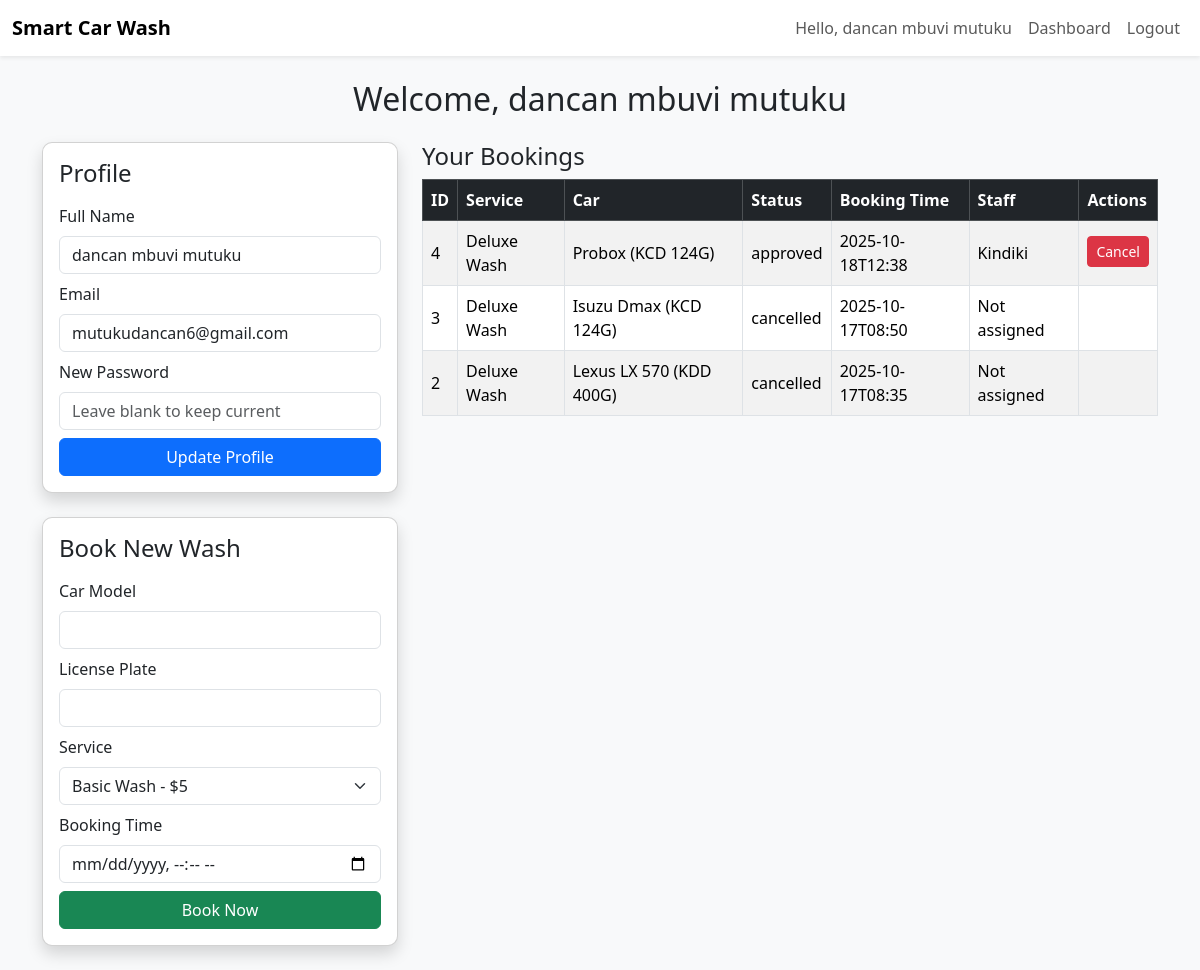
Before: /customer/dashboard.php (signed in) with the older database file.
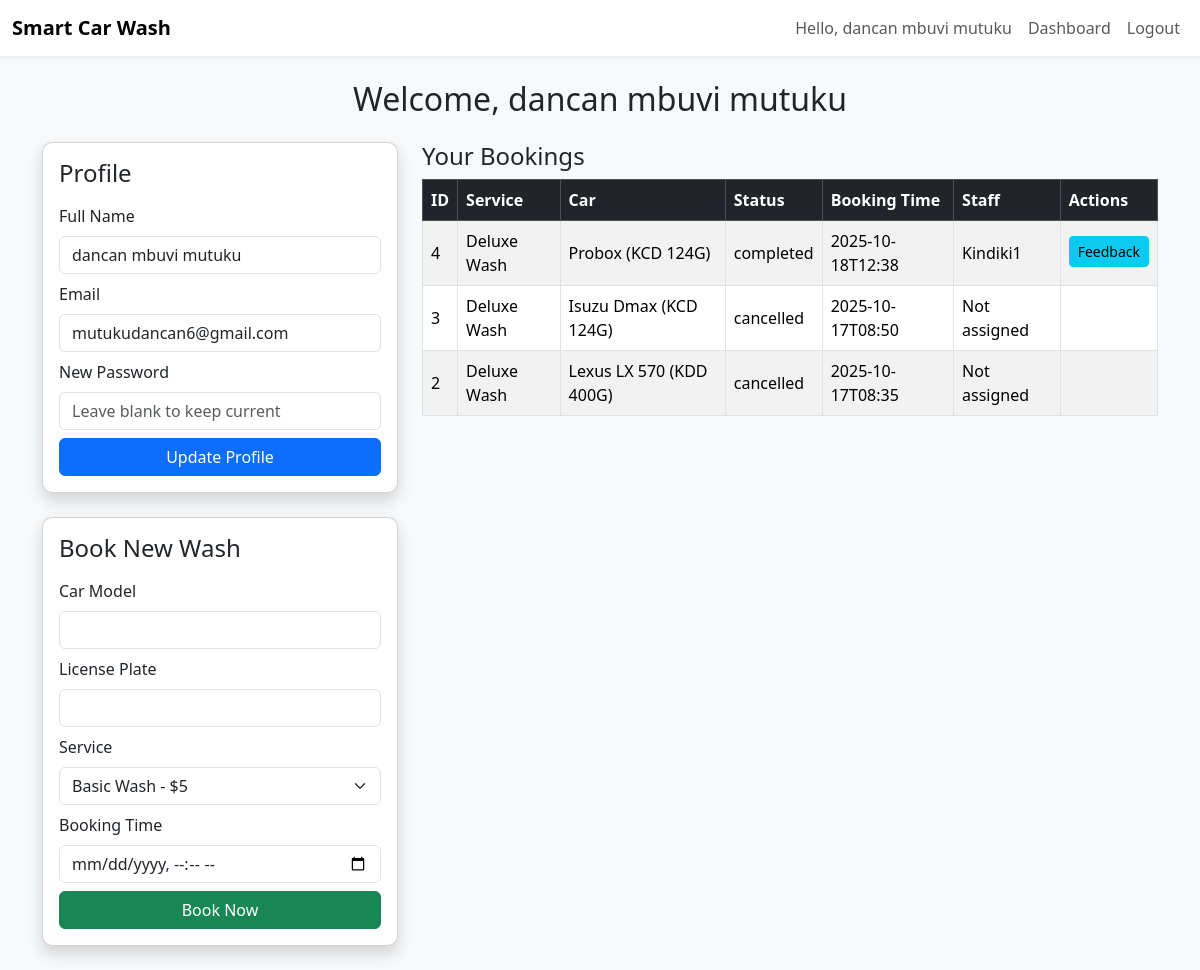
After: the same page with the newer database file.
### tables this page shows
CREATE TABLE bookings (
    id INTEGER PRIMARY KEY AUTOINCREMENT,
    user_id INTEGER,
    car_model TEXT,
    license_plate TEXT,
    service_id INTEGER,
    booking_time DATETIME,
    status TEXT DEFAULT 'pending',
    payment_status TEXT DEFAULT 'pending',
    created_at DATETIME DEFAULT CURRENT_TIMESTAMP
, staff_id INTEGER);

CREATE TABLE users (
    id INTEGER PRIMARY KEY AUTOINCREMENT,
    name TEXT NOT NULL,
    email TEXT UNIQUE NOT NULL,
    password TEXT NOT NULL,
    role TEXT DEFAULT 'customer',
    created_at DATETIME DEFAULT CURRENT_TIMESTAMP
);

CREATE TABLE services (
    id INTEGER PRIMARY KEY AUTOINCREMENT,
    service_name TEXT,
    description TEXT,
    price REAL,
    duration INTEGER,
    created_at DATETIME DEFAULT CURRENT_TIMESTAMP
, category TEXT DEFAULT 'General');

### includes/topbar.php (called while the page is built, shortened)
<?php
$user = $_SESSION['user'] ?? null;
?>

### customer/dashboard.php (the view, shortened to what the changed rows need)
<?php
require_once __DIR__.'/../includes/db.php';
$user = $_SESSION['user'];
$user_id = $user['id'];
$stmt = $db->prepare("
    SELECT b.*, s.service_name, st.name AS staff_name
    FROM bookings b
    LEFT JOIN services s ON b.service_id = s.id
    LEFT JOIN users st ON b.staff_id = st.id
    WHERE b.user_id=:uid
    ORDER BY b.created_at DESC
");
$stmt->execute([':uid'=>$user_id]);
$bookings = $stmt->fetchAll(PDO::FETCH_ASSOC);
?>
<!DOCTYPE html>
<html lang="en">
<head>
<link href="https://cdn.jsdelivr.net/npm/bootstrap@5.3.2/dist/css/bootstrap.min.css" rel="stylesheet">
<link rel="stylesheet" href="../assets/css/style.css">
</head>
<body>
<?php include('../includes/topbar.php'); ?>
<div class="container py-4">
    <h2 class="text-center mb-4">Welcome, <?= htmlspecialchars($user['name']) ?></h2>
    <div class="row g-4">
        <div class="col-lg-8">
            <div class="table-responsive">
                <table class="table table-striped table-bordered align-middle">
                    <thead class="table-dark">
                        <tr>
                            <th>ID</th>
                            <th>Service</th>
                            <th>Car</th>
                            <th>Status</th>
                            <th>Booking Time</th>
                            <th>Staff</th>
                            <th>Actions</th>
                        </tr>
                    </thead>
                    <tbody>
                        <?php if($bookings): foreach($bookings as $b): ?>
                        <tr>
                            <td><?= $b['id'] ?></td>
                            <td><?= htmlspecialchars($b['service_name']) ?></td>
                            <td><?= htmlspecialchars($b['car_model']) ?> (<?= htmlspecialchars($b['license_plate']) ?>)</td>
                            <td><?= htmlspecialchars($b['status']) ?></td>
                            <td><?= $b['booking_time'] ?></td>
                            <td><?= htmlspecialchars($b['staff_name'] ?? 'Not assigned') ?></td>
                            <td>
                                <?php if($b['status']=='pending' || $b['status']=='approved'): ?>
                                    <a href="?cancel=<?= $b['id'] ?>" class="btn btn-sm btn-danger mb-1" onclick="return confirm('Cancel this booking?')">Cancel</a>
                                <?php endif; ?>
                                <?php if($b['status']=='completed'): ?>
                                    <button class="btn btn-sm btn-info mb-1" data-bs-toggle="modal" data-bs-target="#feedbackModal<?= $b['id'] ?>">Feedback</button>
                                <?php endif; ?>
                            </td>
                        </tr>
                        <?php endforeach; else: ?>
                        <tr><td colspan="7" class="text-center">No bookings yet.</td></tr>
                        <?php endif; ?>
                    </tbody>
                </table>
            </div>
        </div>
    </div>
</div>
</body>
</html>

Changed rows visible on the page:
changed bookings "Probox": status "approved" → "completed"; users.name "Kindiki" → "Kindiki1"; status "Cancel" → "Feedback"
